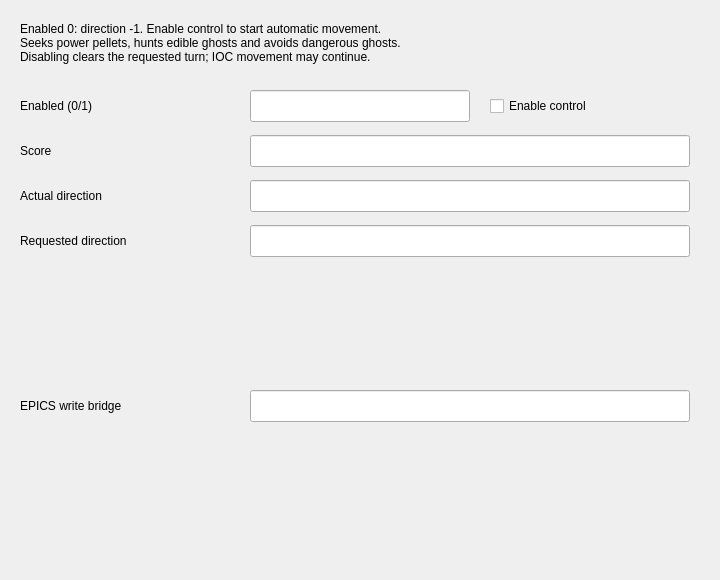
<?xml version="1.0" encoding="UTF-8"?>
<ui version="4.0">
 <class>ScriptPacmanControl</class>
 <widget class="QWidget" name="ScriptPacmanControl">
  <property name="geometry">
   <rect>
    <x>0</x>
    <y>0</y>
    <width>720</width>
    <height>580</height>
   </rect>
  </property>
  <property name="windowTitle">
   <string>caScript Pacman control – Internal → caCalc → EPICS</string>
  </property>
  <widget class="QLabel" name="instructions">
   <property name="geometry">
    <rect>
     <x>20</x>
     <y>10</y>
     <width>680</width>
     <height>65</height>
    </rect>
   </property>
   <property name="text">
    <string>Enabled 0: direction -1. Enable control to start automatic movement.
Seeks power pellets, hunts edible ghosts and avoids dangerous ghosts.
Disabling clears the requested turn; IOC movement may continue.</string>
   </property>
  </widget>
  <widget class="QLabel" name="label0">
   <property name="geometry">
    <rect>
     <x>20</x>
     <y>90</y>
     <width>220</width>
     <height>32</height>
    </rect>
   </property>
   <property name="text">
    <string>Enabled (0/1)</string>
   </property>
  </widget>
  <widget class="caLineEdit" name="value0">
   <property name="geometry">
    <rect>
     <x>250</x>
     <y>90</y>
     <width>220</width>
     <height>32</height>
    </rect>
   </property>
   <property name="readOnly">
    <bool>true</bool>
   </property>
   <property name="channel" stdset="0">
    <string>internal://scriptPacmanEnabled</string>
   </property>
  </widget>
  <widget class="QLabel" name="label1">
   <property name="geometry">
    <rect>
     <x>20</x>
     <y>135</y>
     <width>220</width>
     <height>32</height>
    </rect>
   </property>
   <property name="text">
    <string>Score</string>
   </property>
  </widget>
  <widget class="caLineEdit" name="value1">
   <property name="geometry">
    <rect>
     <x>250</x>
     <y>135</y>
     <width>440</width>
     <height>32</height>
    </rect>
   </property>
   <property name="channel" stdset="0">
    <string>$(P):PACMAN_USER_SCORE</string>
   </property>
  </widget>
  <widget class="QLabel" name="label2">
   <property name="geometry">
    <rect>
     <x>20</x>
     <y>180</y>
     <width>220</width>
     <height>32</height>
    </rect>
   </property>
   <property name="text">
    <string>Actual direction</string>
   </property>
  </widget>
  <widget class="caLineEdit" name="value2">
   <property name="geometry">
    <rect>
     <x>250</x>
     <y>180</y>
     <width>440</width>
     <height>32</height>
    </rect>
   </property>
   <property name="channel" stdset="0">
    <string>$(P):PACMAN_USER_DIRECTION</string>
   </property>
  </widget>
  <widget class="QLabel" name="label3">
   <property name="geometry">
    <rect>
     <x>20</x>
     <y>225</y>
     <width>220</width>
     <height>32</height>
    </rect>
   </property>
   <property name="text">
    <string>Requested direction</string>
   </property>
  </widget>
  <widget class="caLineEdit" name="value3">
   <property name="geometry">
    <rect>
     <x>250</x>
     <y>225</y>
     <width>440</width>
     <height>32</height>
    </rect>
   </property>
   <property name="channel" stdset="0">
    <string>$(P):PACMAN_TRY_DIRECTION</string>
   </property>
  </widget>
  <widget class="caScript" name="pacmanScript">
   <property name="geometry">
    <rect>
     <x>20</x>
     <y>285</y>
     <width>670</width>
     <height>45</height>
    </rect>
   </property>
   <property name="show">
    <bool>true</bool>
   </property>
   <property name="triggerMode">
    <enum>caScript::TriggerMode::Periodic</enum>
   </property>
   <property name="triggerInterval">
    <number>100</number>
   </property>
   <property name="executionMode">
    <enum>caScript::ExecutionMode::DataDriven</enum>
   </property>
   <property name="script">
    <string notr="true">// The IOC owns movement; this script only selects a requested direction.
if (!inputs.enabled.value) {
    outputs.direction.value = -1;
    pacmanControlState = null;
    return;
}
const board = inputs.board.value, width = 28, height = 31, cell = 32;
if (!Array.isArray(board) || board.length !== width * height)
    throw new Error(&quot;Expected a 28 x 31 Pacman play field&quot;);
const cx = inputs.x.value + inputs.size.value / 2;
const cy = inputs.y.value + inputs.size.value / 2;
const x = Math.floor(cx / cell), y = Math.floor(cy / cell);
const direction = inputs.direction.value;
const moving = Number.isInteger(direction) &amp;&amp; direction &gt;= 0 &amp;&amp; direction &lt;= 3;
// Request turns only at cell centres; the initial READY position is offset.
if (moving &amp;&amp; (Math.abs(cx - (x * cell + 16)) &gt; 1 || Math.abs(cy - (y * cell + 16)) &gt; 1)) return;
const steps = [[1,0],[-1,0],[0,-1],[0,1]];
function index(px, py) {
    if (px &lt; 0 || px &gt;= width || py &lt; 0 || py &gt;= height) return -1;
    return py * width + px;
}
function walkable(i) { return i &gt;= 0 &amp;&amp; board[i] === 0; }
function neighbors(i) {
    const px = i % width, py = Math.floor(i / width), result = [];
    for (const step of steps) {
        const n = index(px + step[0], py + step[1]);
        if (walkable(n)) result.push(n);
    }
    return result;
}
const current = index(x, y);
if (!walkable(current)) return;
// This global belongs to this widget&#x27;s persistent engine, not to an input PV.
const layout = board.join(&quot;,&quot;);
if (typeof pacmanControlState === &quot;undefined&quot; || !pacmanControlState || pacmanControlState.layout !== layout)
    pacmanControlState = {layout:layout, visits:Array(board.length).fill(0), tile:-1, requestTile:-1};
const state = pacmanControlState;
if (state.tile !== current) {
    state.visits[current] = Math.min(32, state.visits[current] + 1);
    state.tile = current;
    state.requestTile = -1;
}
// Actual VIS values distinguish available power pellets (2) from consumed ones (0).
const powers = [[1,3],[26,3],[1,23],[26,23]];
const powerTiles = [], edibleTiles = [], dangerousTiles = [];
for (let n = 0; n &lt; powers.length; ++n) {
    const i = index(powers[n][0], powers[n][1]);
    if (inputs[&quot;power&quot; + n].value === 2 &amp;&amp; walkable(i)) powerTiles.push(i);
}
// The expiration timer is a boolean: zero starts the final warning phase.
const hunt = inputs.frightTimer.value !== 0;
for (const ghost of [&quot;blinky&quot;, &quot;pinky&quot;, &quot;inky&quot;, &quot;clyde&quot;]) {
    const mode = inputs[ghost + &quot;_mode&quot;].value;
    const size = inputs[ghost + &quot;_size&quot;].value;
    const gx = Math.floor((inputs[ghost + &quot;_x&quot;].value + size / 2) / cell);
    const gy = Math.floor((inputs[ghost + &quot;_y&quot;].value + size / 2) / cell);
    const i = index(gx, gy);
    if (!walkable(i)) continue;
    if (mode === 1 || mode === 2 || (mode === 3 &amp;&amp; !hunt)) dangerousTiles.push(i);
    else if (mode === 3 &amp;&amp; hunt) edibleTiles.push(i);
}
function distanceMap(sources) {
    const distances = Array(board.length).fill(-1), queue = [];
    for (const i of sources) {
        if (distances[i] === -1) { distances[i] = 0; queue.push(i); }
    }
    for (let head = 0; head &lt; queue.length; ++head) {
        for (const n of neighbors(queue[head])) {
            if (distances[n] === -1) { distances[n] = distances[queue[head]] + 1; queue.push(n); }
        }
    }
    return distances;
}
const distances = distanceMap(dangerousTiles);
const powerDistances = distanceMap(powerTiles), edibleDistances = distanceMap(edibleTiles);
function ghostDistance(i) { return distances[i] &lt; 0 ? board.length : distances[i]; }
function targetReward(map, i, weight) {
    return map[i] &lt; 0 ? 0 : weight / (1 + map[i]);
}
// Inspect the next corridor up to a junction, dead end, or eight tiles ahead.
function corridor(first) {
    let previous = current, next = first, margin = board.length;
    for (let depth = 1; depth &lt;= 8; ++depth) {
        margin = Math.min(margin, ghostDistance(next) - depth);
        const exits = neighbors(next).filter(n =&gt; n !== previous);
        if (exits.length !== 1) return {margin:margin, deadEnd:exits.length === 0};
        previous = next;
        next = exits[0];
    }
    return {margin:margin, deadEnd:false};
}
// Compare escape paths beyond the first junction, with all dangerous ghosts.
// Equal tile speeds are a conservative estimate, not a ghost AI simulation.
function escape(first) {
    const seen = Array(board.length).fill(false);
    const nodes = [first], depths = [1], margins = [ghostDistance(first) - 1];
    seen[current] = seen[first] = true;
    let bestDepth = 0, bestMargin = -board.length;
    for (let head = 0; head &lt; nodes.length; ++head) {
        const i = nodes[head], depth = depths[head], margin = margins[head];
        if (margin &lt;= 0 || (depth === 1 &amp;&amp; ghostDistance(i) &lt;= 1)) continue;
        if (depth &gt; bestDepth || (depth === bestDepth &amp;&amp; margin &gt; bestMargin)) {
            bestDepth = depth;
            bestMargin = margin;
        }
        if (depth === 8) continue;
        for (const n of neighbors(i)) {
            if (seen[n]) continue;
            const nextMargin = Math.min(margin, ghostDistance(n) - depth - 1);
            if (nextMargin &lt;= 0) continue;
            seen[n] = true;
            nodes.push(n); depths.push(depth + 1); margins.push(nextMargin);
        }
    }
    return {depth:bestDepth, margin:bestMargin};
}
// Prefer nearby, less-visited tiles rather than circling the same safe corner.
function exploration(first) {
    const seen = Array(board.length).fill(false), nodes = [first], depths = [1];
    seen[current] = seen[first] = true;
    let reward = 0;
    for (let head = 0; head &lt; nodes.length; ++head) {
        const i = nodes[head], depth = depths[head];
        if (ghostDistance(i) &lt;= 1) continue;
        reward = Math.max(reward, 8 / ((1 + state.visits[i]) * depth));
        if (depth === 8) continue;
        for (const n of neighbors(i)) {
            if (!seen[n]) { seen[n] = true; nodes.push(n); depths.push(depth + 1); }
        }
    }
    return reward;
}
const right = [3,2,0,1], left = [2,3,1,0], reverse = [1,0,3,2];
const choices = moving ? [direction, right[direction], left[direction], reverse[direction]] : [0,2,1,3];
const threatened = ghostDistance(current) &lt;= 6;
// Safety wins over exploration/food; never ban a better reversing escape.
const candidates = choices.map(next =&gt; {
    const i = index(x + steps[next][0], y + steps[next][1]);
    return {next:next, i:i, route:walkable(i) ? corridor(i) : null,
        escape:walkable(i) &amp;&amp; threatened ? escape(i) : {depth:0}};
}).filter(c =&gt; c.route !== null);
const safestDepth = candidates.reduce((depth, c) =&gt; Math.max(depth, c.escape.depth), 0);
const safeAlternative = moving &amp;&amp; candidates.some(c =&gt; c.next !== reverse[direction]
    &amp;&amp; c.escape.depth === safestDepth &amp;&amp; ghostDistance(c.i) &gt; 1
    &amp;&amp; c.route.margin &gt; 0 &amp;&amp; !c.route.deadEnd);
let best = -1, bestScore = -Infinity, bestDistance = board.length;
for (const candidate of candidates) {
    const next = candidate.next, i = candidate.i, route = candidate.route;
    if (candidate.escape.depth &lt; safestDepth) continue;
    if (safeAlternative &amp;&amp; next === reverse[direction]) continue;
    const distance = ghostDistance(i);
    let score = 5 * exploration(i) - 3 * state.visits[i];
    // Safety penalties below dominate food and hunting rewards.
    score += targetReward(powerDistances, i, threatened ? 80 : 40);
    score += targetReward(edibleDistances, i, 90);
    if (threatened) {
        score += 18 * Math.min(distance, 8) + 8 * Math.min(route.margin, 4);
        if (route.deadEnd) score -= 45;
        if (route.margin &lt;= 0) score -= 100;
    }
    if (distance &lt;= 1) score -= 10000;
    if (moving &amp;&amp; next === reverse[direction]) score -= 2;
    if (moving &amp;&amp; next === direction) score += 0.25;
    if (score &gt; bestScore) { best = next; bestScore = score; bestDistance = distance; }
}
// The existing Internal output is also an input: replace stale pending turns,
// including a change back to straight ahead while the IOC still moves straight.
if (best &gt;= 0 &amp;&amp; (!moving || best !== direction || inputs.requested.value !== best)) {
    const now = Date.now();
    // Allow one-second retries if a command was lost, without flooding monitors.
    if (state.requestTile === current &amp;&amp; state.request === best &amp;&amp; now - state.requestAt &lt; 1000) return;
    state.requestTile = current;
    state.request = best;
    state.requestAt = now;
    outputs.direction.value = best;
    console.log(&quot;Pacman direction&quot;, best, &quot;at tile&quot;, x, y, &quot;ghost distance&quot;, bestDistance);
}
</string>
   </property>
   <property name="channels">
    <string>[{&quot;alias&quot;:&quot;enabled&quot;,&quot;channel&quot;:&quot;internal://scriptPacmanEnabled&quot;},{&quot;alias&quot;:&quot;board&quot;,&quot;channel&quot;:&quot;$(P):PACMAN_PLAY_FIELD&quot;},{&quot;alias&quot;:&quot;x&quot;,&quot;channel&quot;:&quot;$(P):PACMAN_USER_X&quot;},{&quot;alias&quot;:&quot;y&quot;,&quot;channel&quot;:&quot;$(P):PACMAN_USER_Y&quot;},{&quot;alias&quot;:&quot;size&quot;,&quot;channel&quot;:&quot;$(P):PACMAN_PACMAN_SIZE&quot;},{&quot;alias&quot;:&quot;direction&quot;,&quot;channel&quot;:&quot;$(P):PACMAN_USER_DIRECTION&quot;},{&quot;alias&quot;:&quot;blinky_x&quot;,&quot;channel&quot;:&quot;$(P):GHOSTS_BLINKY_X&quot;},{&quot;alias&quot;:&quot;blinky_y&quot;,&quot;channel&quot;:&quot;$(P):GHOSTS_BLINKY_Y&quot;},{&quot;alias&quot;:&quot;blinky_size&quot;,&quot;channel&quot;:&quot;$(P):GHOSTS_BLINKY_SIZE&quot;},{&quot;alias&quot;:&quot;blinky_mode&quot;,&quot;channel&quot;:&quot;$(P):GHOSTS_BLINKY_MODE&quot;},{&quot;alias&quot;:&quot;pinky_x&quot;,&quot;channel&quot;:&quot;$(P):GHOSTS_PINKY_X&quot;},{&quot;alias&quot;:&quot;pinky_y&quot;,&quot;channel&quot;:&quot;$(P):GHOSTS_PINKY_Y&quot;},{&quot;alias&quot;:&quot;pinky_size&quot;,&quot;channel&quot;:&quot;$(P):GHOSTS_PINKY_SIZE&quot;},{&quot;alias&quot;:&quot;pinky_mode&quot;,&quot;channel&quot;:&quot;$(P):GHOSTS_PINKY_MODE&quot;},{&quot;alias&quot;:&quot;inky_x&quot;,&quot;channel&quot;:&quot;$(P):GHOSTS_INKY_X&quot;},{&quot;alias&quot;:&quot;inky_y&quot;,&quot;channel&quot;:&quot;$(P):GHOSTS_INKY_Y&quot;},{&quot;alias&quot;:&quot;inky_size&quot;,&quot;channel&quot;:&quot;$(P):GHOSTS_INKY_SIZE&quot;},{&quot;alias&quot;:&quot;inky_mode&quot;,&quot;channel&quot;:&quot;$(P):GHOSTS_INKY_MODE&quot;},{&quot;alias&quot;:&quot;clyde_x&quot;,&quot;channel&quot;:&quot;$(P):GHOSTS_CLYDE_X&quot;},{&quot;alias&quot;:&quot;clyde_y&quot;,&quot;channel&quot;:&quot;$(P):GHOSTS_CLYDE_Y&quot;},{&quot;alias&quot;:&quot;clyde_size&quot;,&quot;channel&quot;:&quot;$(P):GHOSTS_CLYDE_SIZE&quot;},{&quot;alias&quot;:&quot;clyde_mode&quot;,&quot;channel&quot;:&quot;$(P):GHOSTS_CLYDE_MODE&quot;},{&quot;alias&quot;:&quot;power0&quot;,&quot;channel&quot;:&quot;$(P):VIS_3_2&quot;},{&quot;alias&quot;:&quot;power1&quot;,&quot;channel&quot;:&quot;$(P):VIS_8_2&quot;},{&quot;alias&quot;:&quot;power2&quot;,&quot;channel&quot;:&quot;$(P):VIS_19_6&quot;},{&quot;alias&quot;:&quot;power3&quot;,&quot;channel&quot;:&quot;$(P):VIS_10_7&quot;},{&quot;alias&quot;:&quot;frightTimer&quot;,&quot;channel&quot;:&quot;$(P):GAME_FRIGHT_EXPIRATION_TIMER&quot;},{&quot;alias&quot;:&quot;requested&quot;,&quot;channel&quot;:&quot;internal://scriptPacmanDirection&quot;}]</string>
   </property>
   <property name="outputChannels" stdset="0">
    <string>[{&quot;alias&quot;:&quot;direction&quot;,&quot;channel&quot;:&quot;internal://scriptPacmanDirection&quot;}]</string>
   </property>
  </widget>
  <widget class="caCalc" name="directionBridge">
   <property name="geometry">
    <rect>
     <x>20</x>
     <y>345</y>
     <width>670</width>
     <height>30</height>
    </rect>
   </property>
   <property name="variable">
    <string>scriptPacmanDirectionBridge</string>
   </property>
   <property name="calc">
    <string>A</string>
   </property>
   <property name="channel" stdset="0">
    <string>internal://scriptPacmanDirection</string>
   </property>
   <property name="initialValue">
    <double>-1.000000000000000</double>
   </property>
   <property name="eventSignal">
    <enum>caCalc::eventsignal::onAnyChange</enum>
   </property>
  </widget>
  <widget class="QLabel" name="writerLabel">
   <property name="geometry">
    <rect>
     <x>20</x>
     <y>390</y>
     <width>220</width>
     <height>32</height>
    </rect>
   </property>
   <property name="text">
    <string>EPICS write bridge</string>
   </property>
  </widget>
  <widget class="caTextEntry" name="directionWriter">
   <property name="geometry">
    <rect>
     <x>250</x>
     <y>390</y>
     <width>440</width>
     <height>32</height>
    </rect>
   </property>
   <property name="channel" stdset="0">
    <string>$(P):PACMAN_TRY_DIRECTION</string>
   </property>
  </widget>
  <widget class="genSoftPV" name="source0">
   <property name="geometry">
    <rect>
     <x>20</x>
     <y>450</y>
     <width>670</width>
     <height>32</height>
    </rect>
   </property>
   <property name="variable">
    <string>scriptPacmanEnabled</string>
   </property>
   <property name="dataType">
    <enum>genSoftPV::DataType::Double</enum>
   </property>
   <property name="value">
    <string>0</string>
   </property>
   <property name="mode">
    <enum>genSoftPV::Constant</enum>
   </property>
   <property name="persistent">
    <bool>false</bool>
   </property>
  </widget>
  <widget class="genSoftPV" name="source1">
   <property name="geometry">
    <rect>
     <x>20</x>
     <y>495</y>
     <width>670</width>
     <height>32</height>
    </rect>
   </property>
   <property name="variable">
    <string>scriptPacmanDirection</string>
   </property>
   <property name="dataType">
    <enum>genSoftPV::DataType::Double</enum>
   </property>
   <property name="value">
    <string>-1</string>
   </property>
   <property name="mode">
    <enum>genSoftPV::Constant</enum>
   </property>
   <property name="persistent">
    <bool>false</bool>
   </property>
  </widget>
  <widget class="caToggleButton" name="enabledToggle">
   <property name="geometry">
    <rect>
     <x>490</x>
     <y>90</y>
     <width>200</width>
     <height>32</height>
    </rect>
   </property>
   <property name="text">
    <string>Enable control</string>
   </property>
   <property name="channel" stdset="0">
    <string>internal://scriptPacmanEnabled</string>
   </property>
   <property name="trueValue">
    <string>1</string>
   </property>
   <property name="falseValue">
    <string>0</string>
   </property>
  </widget>
  <zorder>instructions</zorder>
  <zorder>label0</zorder>
  <zorder>value0</zorder>
  <zorder>label1</zorder>
  <zorder>value1</zorder>
  <zorder>label2</zorder>
  <zorder>value2</zorder>
  <zorder>label3</zorder>
  <zorder>value3</zorder>
  <zorder>directionBridge</zorder>
  <zorder>writerLabel</zorder>
  <zorder>directionWriter</zorder>
  <zorder>source0</zorder>
  <zorder>source1</zorder>
  <zorder>enabledToggle</zorder>
  <zorder>pacmanScript</zorder>
 </widget>
 <customwidgets>
  <customwidget>
   <class>caTextEntry</class>
   <extends>caLineEdit</extends>
   <header>caTextEntry</header>
  </customwidget>
  <customwidget>
   <class>caToggleButton</class>
   <extends>QCheckBox</extends>
   <header>caToggleButton</header>
  </customwidget>
  <customwidget>
   <class>caLineEdit</class>
   <extends>QLineEdit</extends>
   <header>caLineEdit</header>
  </customwidget>
  <customwidget>
   <class>caCalc</class>
   <extends>QLabel</extends>
   <header>caCalc</header>
  </customwidget>
  <customwidget>
   <class>caScript</class>
   <extends>QWidget</extends>
   <header>cascript.h</header>
  </customwidget>
  <customwidget>
   <class>genSoftPV</class>
   <extends>QLabel</extends>
   <header>genSoftPV</header>
  </customwidget>
 </customwidgets>
 <resources/>
 <connections>
  <connection>
   <sender>directionBridge</sender>
   <signal>emitSignal(double)</signal>
   <receiver>directionWriter</receiver>
   <slot>setValue(double)</slot>
   <hints>
    <hint type="sourcelabel">
     <x>20</x>
     <y>20</y>
    </hint>
    <hint type="destinationlabel">
     <x>20</x>
     <y>20</y>
    </hint>
   </hints>
  </connection>
 </connections>
</ui>
